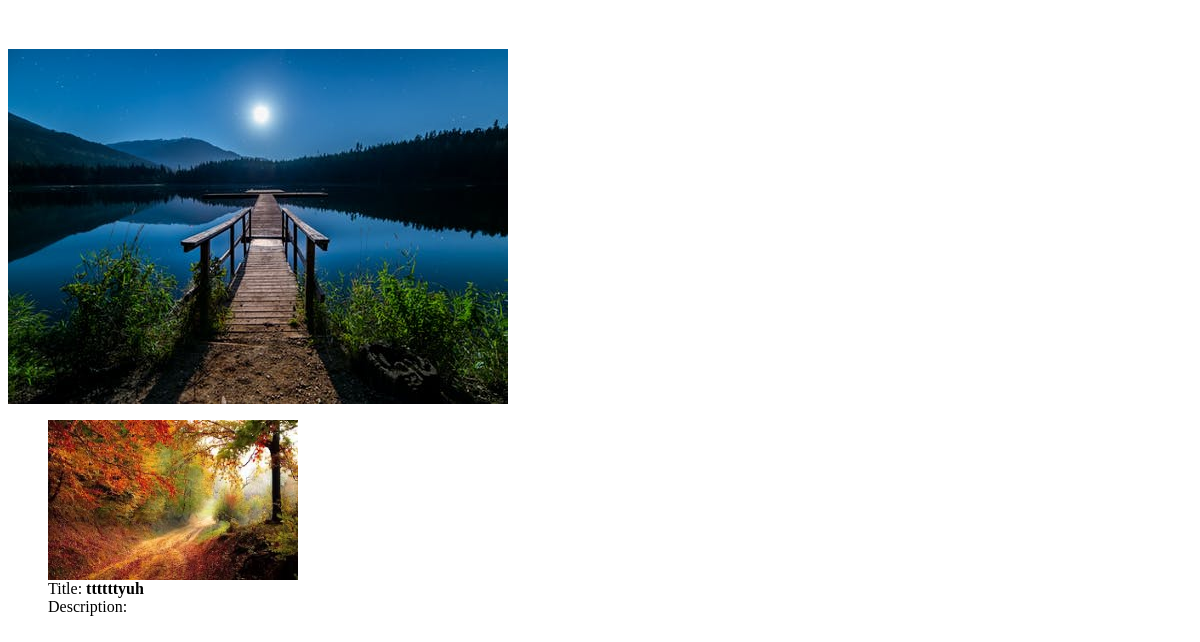
Before: /post/list/ (lower part) with the older database file.
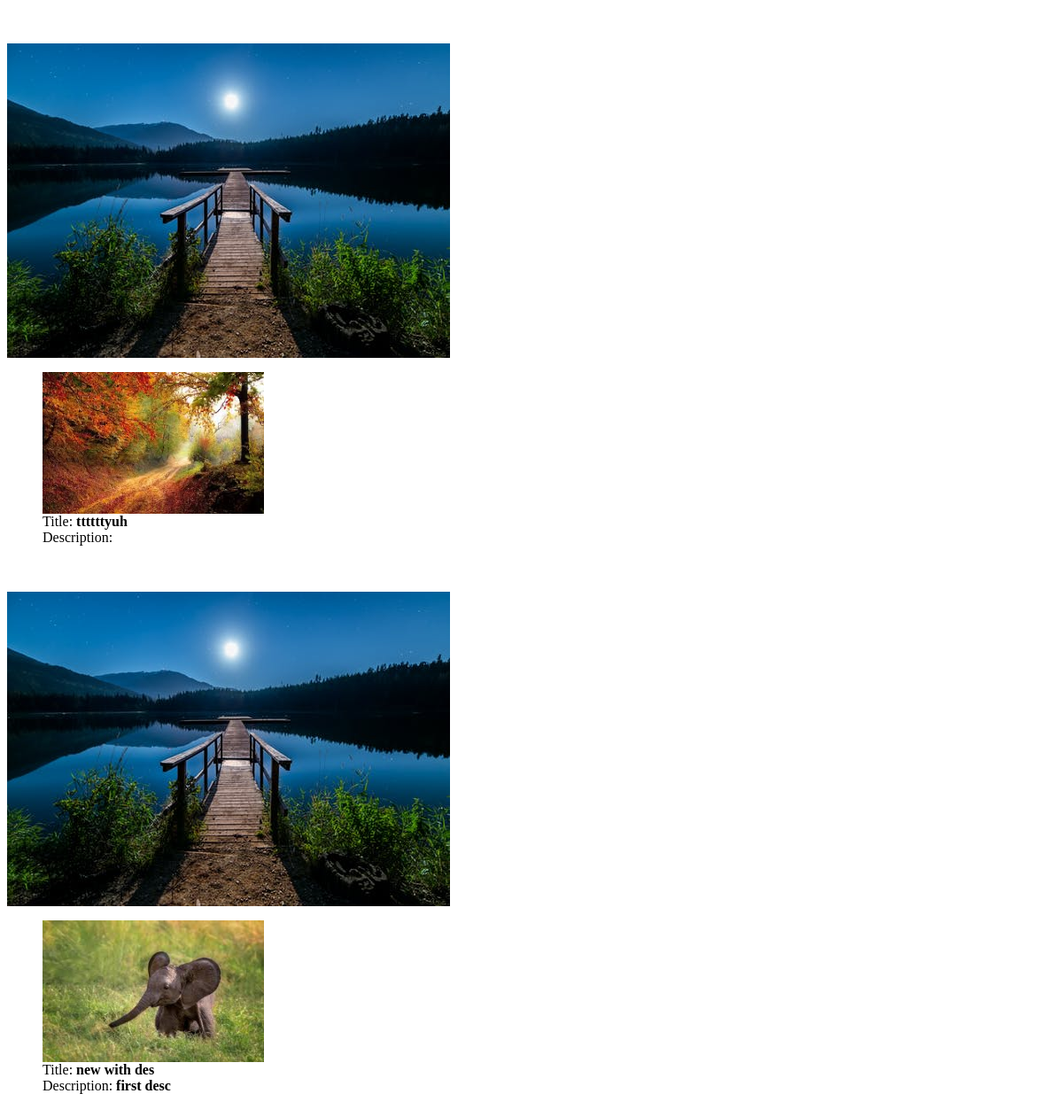
After: the same page with the newer database file.
### post/models.py (models this page shows)
class Post(models.Model):
    title = models.CharField(max_length=50)
    image = models.ImageField(upload_to='images/')
    description = models.CharField(max_length=255, default='')

### post/views.py (the view)
# urls.py: path('list/', views.postList.as_view(), name='postList')
class postList(generic.ListView):
    posts = Post.objects.all()
    print('----------------------------------')
    print('Posts ---->', Post)
    model = Post
    template_name = 'post/post_list.html'

### post/templates/post/post_list.html (shortened to what this page needs)
<head>
</head>
<body>
    {% for post in post_list %}
    <img src="media/img_1.jpeg" alt="">
    <ul>
        <img src="{{post.image.url}}" alt="{{post.title}}" width="250" , height="160">
        <li>Title: <b>{{post.title}}</b></li>
        <li>Description: <b>{{post.description}}</b></li>
    </ul>
    <br><br>
    {% endfor %}
</body>

### post/templates/post/post_list.html (style rules this page uses)
ul>li { list-style: none }

Changed rows visible on the page:
added Post: image (picture), title "new with des", description "first desc"
